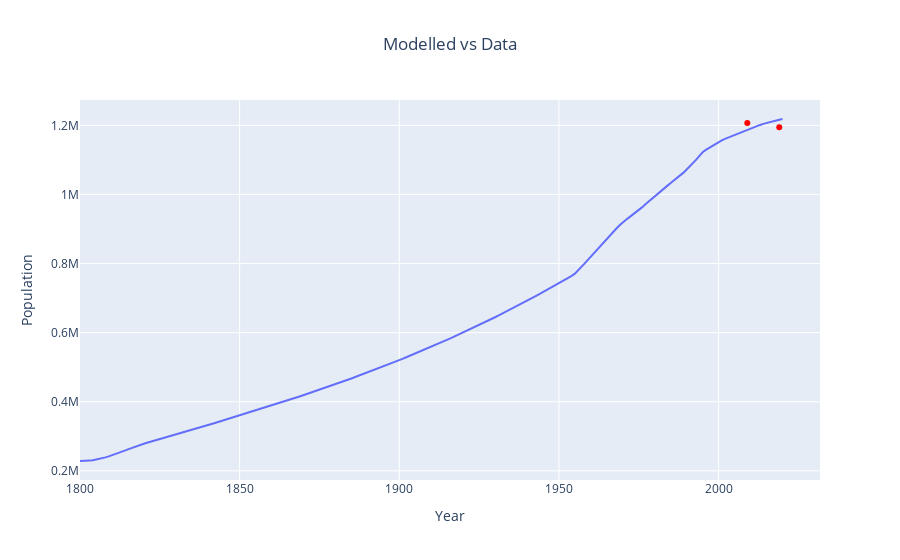

The notebook cell saved with this chart:
### Code cell
fig2_1 = px.line(
    derived_df_0,
    x=derived_df_0.index,
    y="total_population",
)
fig2_2 = px.scatter(x= plots['total_population']['times'], y = plots['total_population']['values'])
fig2_2.update_traces(marker=dict(color="red"))
fig2_3 = go.Figure(
    data=fig2_1.data + fig2_2.data,
)
fig2_3.update_layout(
    title="Modelled vs Data", title_x=0.5, xaxis_title="Year", yaxis_title="Population"
)
fig2_3.show()
fig2_3.write_image("supplements/total.jpg")

### Figure 1 — Plotly figure (JSON) as saved in the notebook; plotly's stock layout.template omitted (floating-point values rounded to 4 significant figures; data arrays with more than 128 entries replaced by an {"elided": "..."} marker saying what was removed)
{"data": [{"hovertemplate": "index=%{x}<br>total_population=%{y}<extra></extra>", "legendgroup": "", "line": {"color": "#636efa", "dash": "solid"}, "marker": {"symbol": "circle"}, "mode": "lines", "name": "", "orientation": "v", "showlegend": false, "type": "scatter", "x": {"elided": "221 int values"}, "xaxis": "x", "y": {"elided": "221 float values"}, "yaxis": "y"}, {"hovertemplate": "x=%{x}<br>y=%{y}<extra></extra>", "legendgroup": "", "marker": {"color": "red", "symbol": "circle"}, "mode": "markers", "name": "", "orientation": "v", "showlegend": false, "type": "scatter", "x": [2009, 2019], "xaxis": "x", "y": [1207100, 1194300], "yaxis": "y"}], "layout": {"title": {"text": "Modelled vs Data", "x": 0.5}, "xaxis": {"title": {"text": "Year"}}, "yaxis": {"title": {"text": "Population"}}}}
